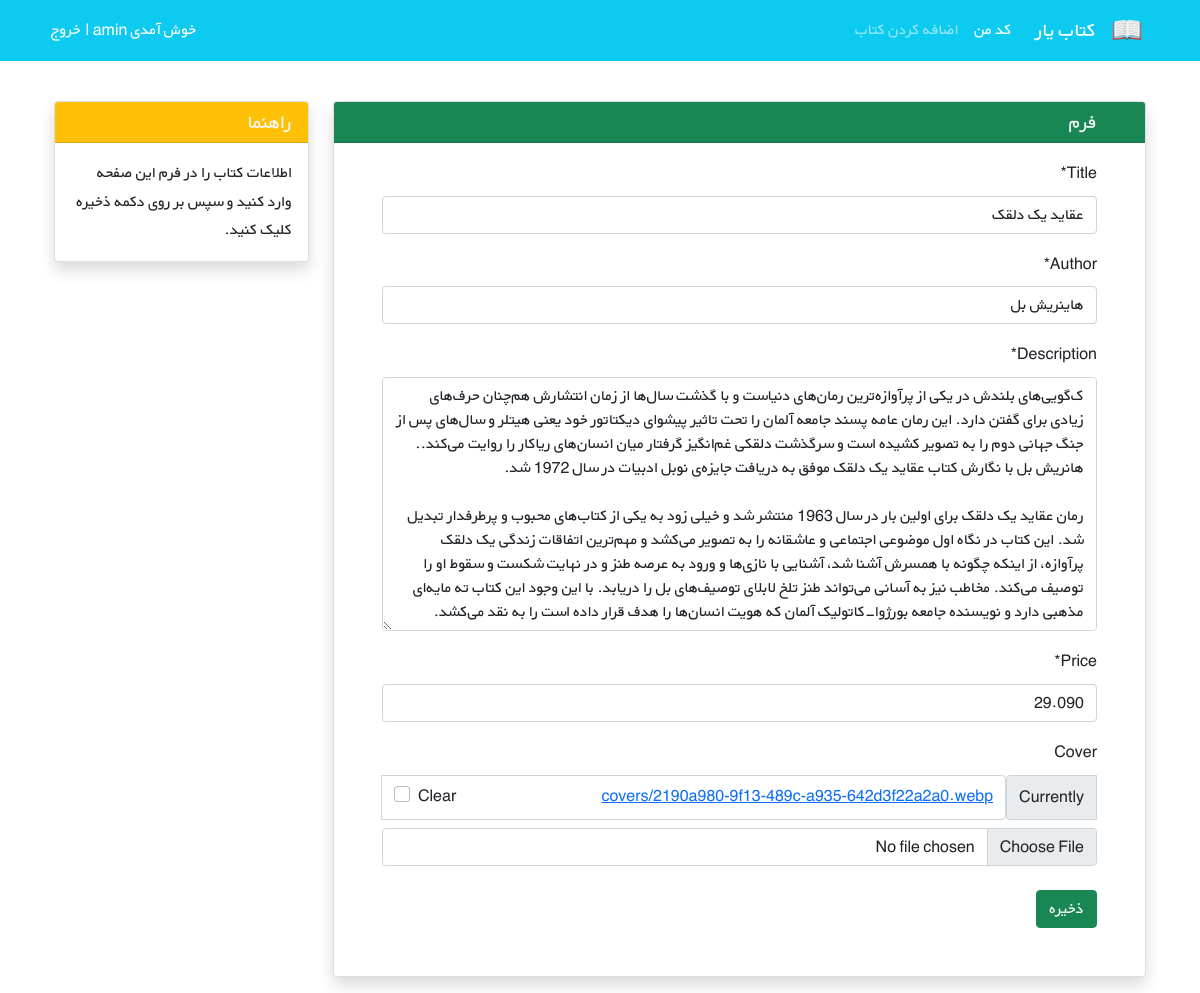
The app's page /books/16/edit/ (signed in), older data.
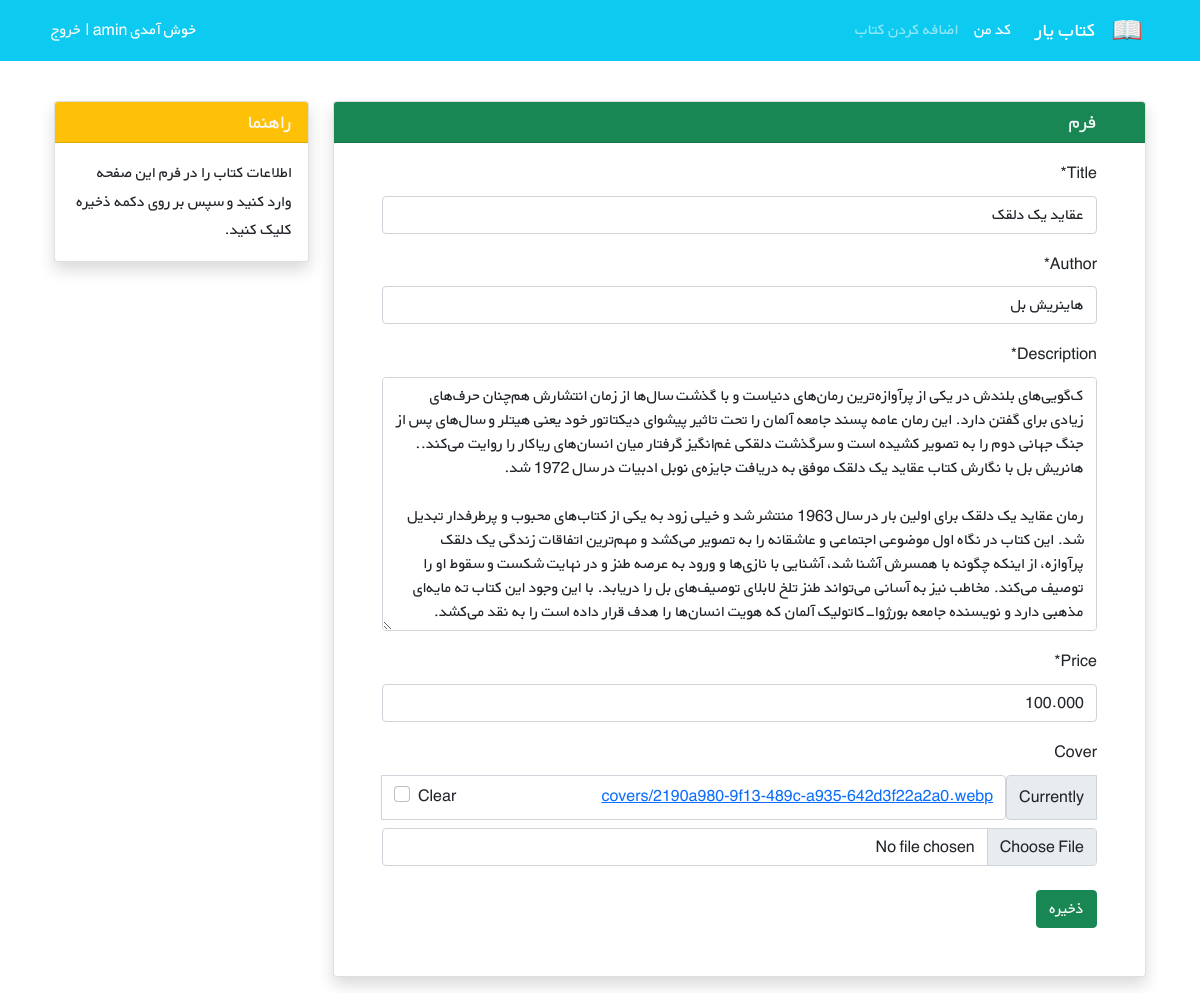
The same page, newer data.
### books/models.py (models this page shows, shortened)
class Book(models.Model):
    user = models.ForeignKey(get_user_model(), on_delete=models.CASCADE)
    title = models.CharField(max_length=200)
    author = models.CharField(max_length=200)
    description = models.TextField()
    price = models.DecimalField(max_digits=6, decimal_places=3)
    cover = models.ImageField(upload_to='covers/', blank=True)

### books/views.py (the view)
# urls.py: path('books/<int:pk>/edit/', views.BookUpdateView.as_view(), name='book_update'),
class BookUpdateView(LoginRequiredMixin, generic.UpdateView):
    model = Book
    fields = ['title', 'author', 'description', 'price', 'cover', ]
    template_name = 'books/book_update.html'
    def dispatch(self, request, *args, **kwargs):
        obj = self.get_object()
        if obj.user != request.user:
            return render(request, 'not_owner.html')
        return super().dispatch(request, *args, **kwargs)

### books/templates/books/book_update.html (shortened to what this page needs)
{% extends '_base.html' %}
{% load crispy_forms_tags %}
{% block page_content %}
    <div class="container mt-4" dir="rtl">
        <div class="row">
            <div class="col-9">
                <div class="card shadow my-3">
                    <h5 class="card-header bg-success text-light px-5">فرم</h5>
                    <div class="px-5 pt-3 pb-5">
                        <form method="POST" enctype="multipart/form-data">
                            {{ form|crispy }}
                            <button type="submit" class="btn btn-success mt-2">ذخیره</button>
                        </form>
                    </div>
                </div>
            </div>
            <div class="col-3">
                    <div class="card my-3 shadow">
                        <h5 class="card-header bg-warning text-light">راهنما</h5>
                        <div class="card-body">
                            <p class="card-text">
                                اطلاعات کتاب را در فرم این صفحه وارد کنید و سپس بر روی دکمه ذخیره کلیک کنید.
                            </p>
                        </div>
                    </div>
            </div>
        </div>
    </div>
{% endblock page_content %}

Row changes from the older to the newer data that the page shows:
changed Book "عقاید یک دلقک": price "29.090" → "100.000"
